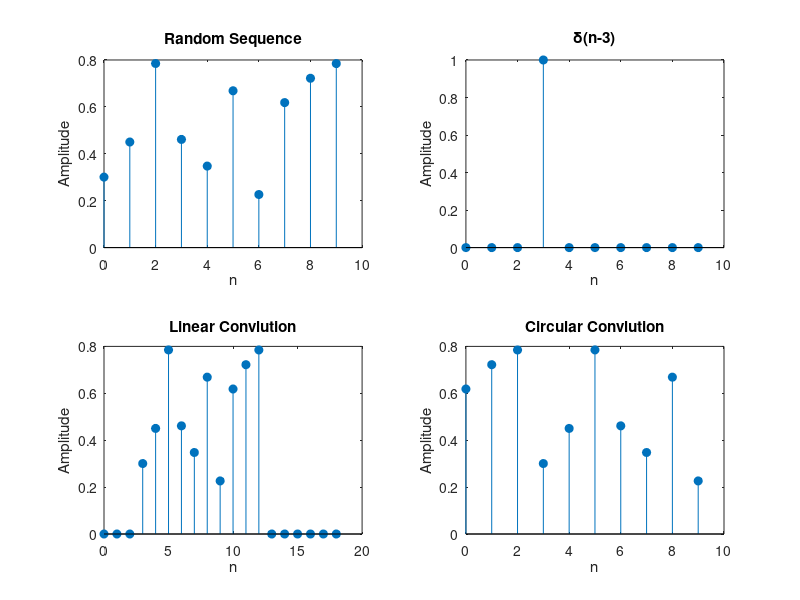

This figure's MATLAB source:
n = 0:9;
x_n = rand(1,10);
h_n = zeros(1,10);
h_n(4) = 1;
figure ;
subplot(2,2,1);
stem(n,x_n,'filled');
title('Random Sequence');
xlabel('n');
ylabel('Amplitude');
subplot(2,2,2);
stem(n,h_n,'filled');
title('\delta(n-3)');
xlabel('n');
ylabel('Amplitude');

y_n = conv(x_n,h_n);
subplot(2,2,3);
stem(0:length(y_n)-1,y_n,'filled');
title('Linear Convlution');
xlabel('n');
ylabel('Amplitude');

z_n =cconv(x_n,h_n,10);
subplot(2,2,4);
stem(0:length(z_n)-1,z_n,'filled');
title('Circular Convlution');
xlabel('n');
ylabel('Amplitude');